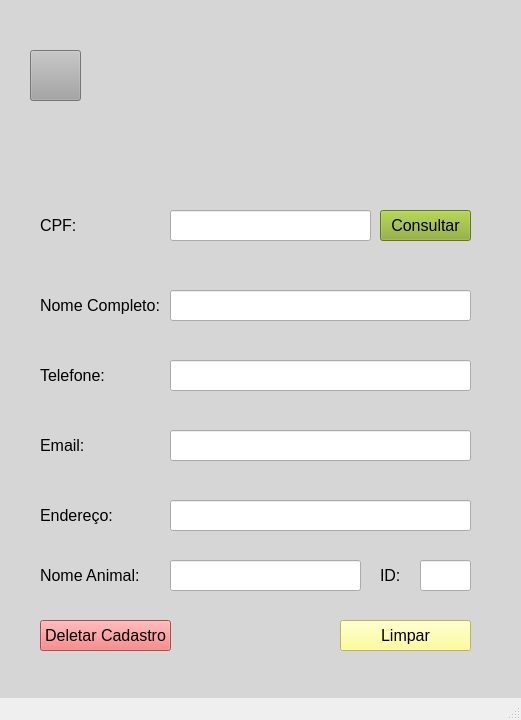
<?xml version="1.0" encoding="UTF-8"?>
<ui version="4.0">
 <class>MainWindow</class>
 <widget class="QMainWindow" name="MainWindow">
  <property name="geometry">
   <rect>
    <x>0</x>
    <y>0</y>
    <width>521</width>
    <height>720</height>
   </rect>
  </property>
  <property name="windowTitle">
   <string>MainWindow</string>
  </property>
  <widget class="QWidget" name="centralwidget">
   <widget class="QLabel" name="lblLogo_2">
    <property name="geometry">
     <rect>
      <x>170</x>
      <y>-10</y>
      <width>251</width>
      <height>221</height>
     </rect>
    </property>
    <property name="text">
     <string/>
    </property>
    <property name="pixmap">
     <pixmap>Inserir_um_título-removebg-preview.png</pixmap>
    </property>
    <property name="scaledContents">
     <bool>true</bool>
    </property>
   </widget>
   <widget class="QLineEdit" name="txtcpfconsulta">
    <property name="geometry">
     <rect>
      <x>170</x>
      <y>210</y>
      <width>201</width>
      <height>31</height>
     </rect>
    </property>
   </widget>
   <widget class="QLabel" name="lblenderecoconsulta">
    <property name="geometry">
     <rect>
      <x>40</x>
      <y>500</y>
      <width>81</width>
      <height>31</height>
     </rect>
    </property>
    <property name="font">
     <font>
      <family>MS Shell Dlg 2</family>
      <pointsize>12</pointsize>
      <weight>50</weight>
      <bold>false</bold>
     </font>
    </property>
    <property name="text">
     <string>Endereço:</string>
    </property>
   </widget>
   <widget class="QLabel" name="lblNomeconsulta">
    <property name="geometry">
     <rect>
      <x>40</x>
      <y>290</y>
      <width>121</width>
      <height>31</height>
     </rect>
    </property>
    <property name="font">
     <font>
      <family>MS Shell Dlg 2</family>
      <pointsize>12</pointsize>
      <weight>50</weight>
      <bold>false</bold>
     </font>
    </property>
    <property name="text">
     <string>Nome Completo:</string>
    </property>
   </widget>
   <widget class="QLineEdit" name="txtenderecoconsulta">
    <property name="geometry">
     <rect>
      <x>170</x>
      <y>500</y>
      <width>301</width>
      <height>31</height>
     </rect>
    </property>
   </widget>
   <widget class="QLabel" name="lblcpfconsulta">
    <property name="geometry">
     <rect>
      <x>40</x>
      <y>210</y>
      <width>41</width>
      <height>31</height>
     </rect>
    </property>
    <property name="font">
     <font>
      <family>MS Shell Dlg 2</family>
      <pointsize>12</pointsize>
      <weight>50</weight>
      <bold>false</bold>
     </font>
    </property>
    <property name="text">
     <string>CPF:</string>
    </property>
   </widget>
   <widget class="QPushButton" name="btnConsultarcliente">
    <property name="geometry">
     <rect>
      <x>380</x>
      <y>210</y>
      <width>91</width>
      <height>31</height>
     </rect>
    </property>
    <property name="font">
     <font>
      <family>MS Shell Dlg 2</family>
      <pointsize>12</pointsize>
     </font>
    </property>
    <property name="styleSheet">
     <string notr="true">background-color: rgb(136, 169, 39);</string>
    </property>
    <property name="text">
     <string>Consultar</string>
    </property>
   </widget>
   <widget class="QLineEdit" name="txtNomeconsulta">
    <property name="geometry">
     <rect>
      <x>170</x>
      <y>290</y>
      <width>301</width>
      <height>31</height>
     </rect>
    </property>
   </widget>
   <widget class="QPushButton" name="btnlimpar">
    <property name="geometry">
     <rect>
      <x>340</x>
      <y>620</y>
      <width>131</width>
      <height>31</height>
     </rect>
    </property>
    <property name="font">
     <font>
      <family>MS Shell Dlg 2</family>
      <pointsize>12</pointsize>
     </font>
    </property>
    <property name="styleSheet">
     <string notr="true">background-color: rgb(255, 255, 127);
</string>
    </property>
    <property name="text">
     <string>Limpar</string>
    </property>
   </widget>
   <widget class="QLabel" name="lblFundo_2">
    <property name="geometry">
     <rect>
      <x>-110</x>
      <y>-20</y>
      <width>781</width>
      <height>791</height>
     </rect>
    </property>
    <property name="styleSheet">
     <string notr="true">background-color: rgb(214, 214, 214);</string>
    </property>
    <property name="text">
     <string/>
    </property>
   </widget>
   <widget class="QLabel" name="lblnomeanimal2">
    <property name="geometry">
     <rect>
      <x>40</x>
      <y>560</y>
      <width>111</width>
      <height>31</height>
     </rect>
    </property>
    <property name="font">
     <font>
      <family>MS Shell Dlg 2</family>
      <pointsize>12</pointsize>
      <weight>50</weight>
      <bold>false</bold>
     </font>
    </property>
    <property name="text">
     <string>Nome Animal:</string>
    </property>
   </widget>
   <widget class="QLineEdit" name="txtnomeanimal2">
    <property name="geometry">
     <rect>
      <x>170</x>
      <y>560</y>
      <width>191</width>
      <height>31</height>
     </rect>
    </property>
   </widget>
   <widget class="QLabel" name="lblidanimal2">
    <property name="geometry">
     <rect>
      <x>380</x>
      <y>560</y>
      <width>21</width>
      <height>31</height>
     </rect>
    </property>
    <property name="font">
     <font>
      <family>MS Shell Dlg 2</family>
      <pointsize>12</pointsize>
      <weight>50</weight>
      <bold>false</bold>
     </font>
    </property>
    <property name="text">
     <string>ID:</string>
    </property>
   </widget>
   <widget class="QLineEdit" name="txtidanimal2">
    <property name="geometry">
     <rect>
      <x>420</x>
      <y>560</y>
      <width>51</width>
      <height>31</height>
     </rect>
    </property>
   </widget>
   <widget class="QPushButton" name="btndeletarcliente">
    <property name="geometry">
     <rect>
      <x>40</x>
      <y>620</y>
      <width>131</width>
      <height>31</height>
     </rect>
    </property>
    <property name="font">
     <font>
      <family>MS Shell Dlg 2</family>
      <pointsize>12</pointsize>
     </font>
    </property>
    <property name="styleSheet">
     <string notr="true">background-color: rgb(253, 0, 4);
background-color: rgb(241, 105, 105);</string>
    </property>
    <property name="text">
     <string>Deletar Cadastro</string>
    </property>
   </widget>
   <widget class="QLabel" name="lblemail">
    <property name="geometry">
     <rect>
      <x>40</x>
      <y>430</y>
      <width>51</width>
      <height>31</height>
     </rect>
    </property>
    <property name="font">
     <font>
      <pointsize>12</pointsize>
     </font>
    </property>
    <property name="text">
     <string>Email:</string>
    </property>
   </widget>
   <widget class="QLineEdit" name="txtemail">
    <property name="geometry">
     <rect>
      <x>170</x>
      <y>430</y>
      <width>301</width>
      <height>31</height>
     </rect>
    </property>
   </widget>
   <widget class="QLineEdit" name="txttelefone">
    <property name="geometry">
     <rect>
      <x>170</x>
      <y>360</y>
      <width>301</width>
      <height>31</height>
     </rect>
    </property>
   </widget>
   <widget class="QLabel" name="lbltelefone">
    <property name="geometry">
     <rect>
      <x>40</x>
      <y>360</y>
      <width>71</width>
      <height>31</height>
     </rect>
    </property>
    <property name="font">
     <font>
      <pointsize>12</pointsize>
     </font>
    </property>
    <property name="text">
     <string>Telefone:</string>
    </property>
   </widget>
   <widget class="QPushButton" name="btnvoltarmenucliente">
    <property name="geometry">
     <rect>
      <x>30</x>
      <y>50</y>
      <width>51</width>
      <height>51</height>
     </rect>
    </property>
    <property name="font">
     <font>
      <family>MS Shell Dlg 2</family>
      <pointsize>12</pointsize>
      <weight>9</weight>
      <italic>false</italic>
      <bold>false</bold>
     </font>
    </property>
    <property name="styleSheet">
     <string notr="true">background-color: rgb(165, 165, 165);
font: 75 12pt &quot;MS Shell Dlg 2&quot;;</string>
    </property>
    <property name="text">
     <string/>
    </property>
    <property name="icon">
     <iconset>
      <normaloff>botao-voltar.png</normaloff>botao-voltar.png</iconset>
    </property>
    <property name="iconSize">
     <size>
      <width>32</width>
      <height>32</height>
     </size>
    </property>
   </widget>
   <zorder>lblFundo_2</zorder>
   <zorder>lblLogo_2</zorder>
   <zorder>txtcpfconsulta</zorder>
   <zorder>lblenderecoconsulta</zorder>
   <zorder>lblNomeconsulta</zorder>
   <zorder>txtenderecoconsulta</zorder>
   <zorder>lblcpfconsulta</zorder>
   <zorder>btnConsultarcliente</zorder>
   <zorder>txtNomeconsulta</zorder>
   <zorder>btnlimpar</zorder>
   <zorder>lblnomeanimal2</zorder>
   <zorder>txtnomeanimal2</zorder>
   <zorder>lblidanimal2</zorder>
   <zorder>txtidanimal2</zorder>
   <zorder>btndeletarcliente</zorder>
   <zorder>lblemail</zorder>
   <zorder>txtemail</zorder>
   <zorder>txttelefone</zorder>
   <zorder>lbltelefone</zorder>
   <zorder>btnvoltarmenucliente</zorder>
  </widget>
  <widget class="QStatusBar" name="statusbar"/>
 </widget>
 <resources/>
 <connections/>
</ui>
